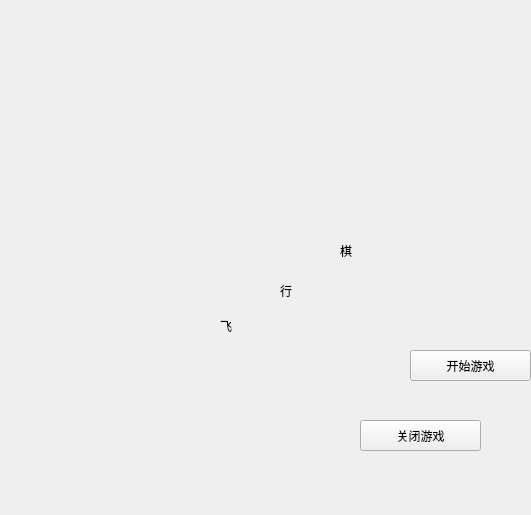
<?xml version="1.0" encoding="UTF-8"?>
<ui version="4.0">
 <class>Widget</class>
 <widget class="QWidget" name="Widget">
  <property name="geometry">
   <rect>
    <x>0</x>
    <y>0</y>
    <width>531</width>
    <height>515</height>
   </rect>
  </property>
  <property name="windowTitle">
   <string>Widget</string>
  </property>
  <widget class="QPushButton" name="pushButton">
   <property name="geometry">
    <rect>
     <x>410</x>
     <y>350</y>
     <width>121</width>
     <height>31</height>
    </rect>
   </property>
   <property name="text">
    <string>开始游戏</string>
   </property>
  </widget>
  <widget class="QPushButton" name="pushButton_2">
   <property name="geometry">
    <rect>
     <x>360</x>
     <y>420</y>
     <width>121</width>
     <height>31</height>
    </rect>
   </property>
   <property name="text">
    <string>关闭游戏</string>
   </property>
  </widget>
  <widget class="QLabel" name="label_3">
   <property name="geometry">
    <rect>
     <x>220</x>
     <y>300</y>
     <width>51</width>
     <height>51</height>
    </rect>
   </property>
   <property name="styleSheet">
    <string notr="true">font: 26pt &quot;Agency FB&quot;;</string>
   </property>
   <property name="text">
    <string>飞</string>
   </property>
  </widget>
  <widget class="QLabel" name="label_4">
   <property name="geometry">
    <rect>
     <x>280</x>
     <y>270</y>
     <width>51</width>
     <height>41</height>
    </rect>
   </property>
   <property name="styleSheet">
    <string notr="true">font: 26pt &quot;Agency FB&quot;;</string>
   </property>
   <property name="text">
    <string>行</string>
   </property>
  </widget>
  <widget class="QLabel" name="label_5">
   <property name="geometry">
    <rect>
     <x>340</x>
     <y>230</y>
     <width>51</width>
     <height>41</height>
    </rect>
   </property>
   <property name="styleSheet">
    <string notr="true">font: 26pt &quot;Agency FB&quot;;</string>
   </property>
   <property name="text">
    <string>棋</string>
   </property>
  </widget>
 </widget>
 <layoutdefault spacing="6" margin="11"/>
 <resources/>
 <connections/>
</ui>
